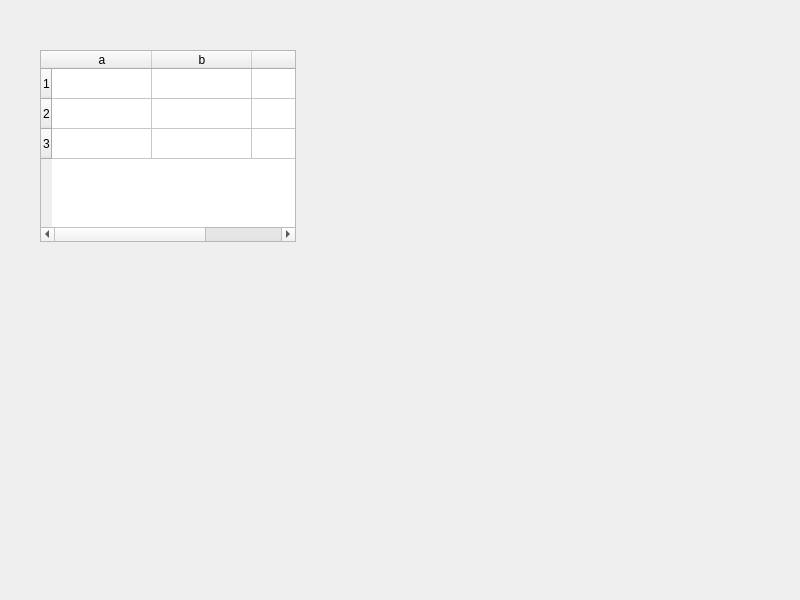
<?xml version="1.0" encoding="UTF-8"?>
<ui version="4.0">
 <class>MainWindow</class>
 <widget class="QMainWindow" name="MainWindow">
  <property name="geometry">
   <rect>
    <x>0</x>
    <y>0</y>
    <width>800</width>
    <height>600</height>
   </rect>
  </property>
  <property name="windowTitle">
   <string>MainWindow</string>
  </property>
  <widget class="QWidget" name="centralwidget">
   <widget class="QTableWidget" name="tableWidget">
    <property name="geometry">
     <rect>
      <x>40</x>
      <y>50</y>
      <width>256</width>
      <height>192</height>
     </rect>
    </property>
    <row>
     <property name="text">
      <string>1</string>
     </property>
    </row>
    <row>
     <property name="text">
      <string>2</string>
     </property>
    </row>
    <row>
     <property name="text">
      <string>3</string>
     </property>
    </row>
    <column>
     <property name="text">
      <string>a</string>
     </property>
    </column>
    <column>
     <property name="text">
      <string>b</string>
     </property>
    </column>
    <column>
     <property name="text">
      <string>c</string>
     </property>
    </column>
   </widget>
  </widget>
 </widget>
 <resources/>
 <connections/>
</ui>
